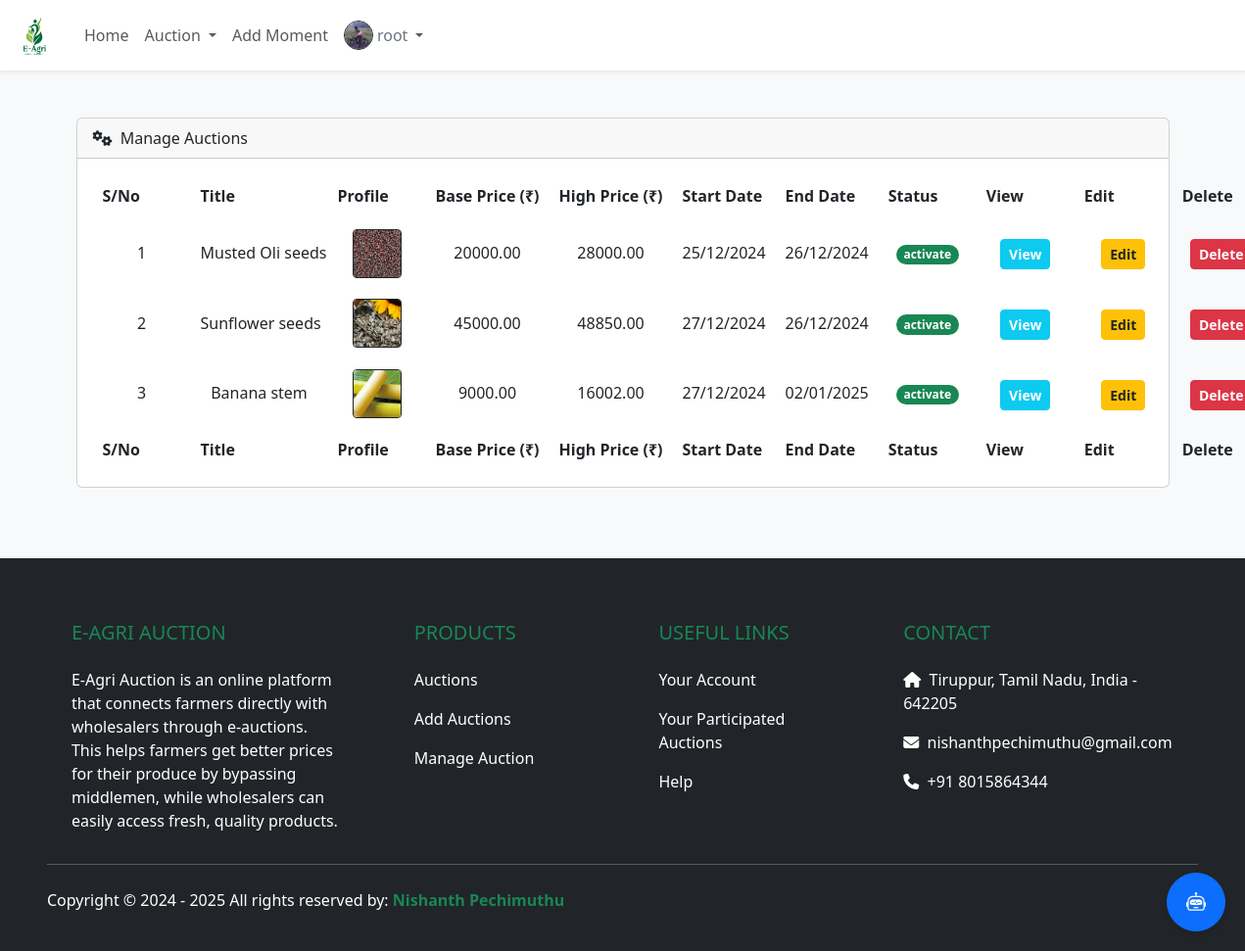
Page /public/manage-auction.php (signed in) on the committed database.
### tables this page shows
CREATE TABLE `users` (
  `userId` int(11) NOT NULL,
  `userName` varchar(100) NOT NULL,
  `userFirstName` varchar(100) DEFAULT NULL,
  `userLastName` varchar(100) DEFAULT NULL,
  `userEmail` varchar(100) NOT NULL,
  `userPassword` varchar(255) NOT NULL,
  `userPhone` varchar(100) DEFAULT NULL,
  `userAddress` varchar(250) DEFAULT NULL,
  `userProfileImg` varchar(300) DEFAULT 'profile.webp',
  `userAccountNo` varchar(30) DEFAULT NULL,
  `userRole` enum('user','admin') NOT NULL DEFAULT 'user',
  `userStatus` enum('activate','deactivate','suspend') DEFAULT 'activate',
  `createdAt` timestamp NOT NULL DEFAULT current_timestamp()
);

CREATE TABLE `auctions` (
  `auctionId` int(11) NOT NULL,
  `auctionTitle` varchar(200) NOT NULL,
  `auctionStartPrice` decimal(10,2) NOT NULL,
  `auctionStartDate` timestamp NOT NULL DEFAULT current_timestamp() ON UPDATE current_timestamp(),
  `auctionEndDate` timestamp NOT NULL DEFAULT '0000-00-00 00:00:00',
  `auctionProductImg` varchar(300) NOT NULL,
  `auctionProductType` enum('organic','hybrid') NOT NULL,
  `auctionProductQuantity` decimal(10,4) NOT NULL,
  `auctionProductUnit` enum('kg','ton','nos') NOT NULL,
  `auctionAddress` varchar(300) NOT NULL,
  `auctionDescription` longtext NOT NULL,
  `auctionCategoryId` int(11) NOT NULL,
  `auctionCreatedBy` int(11) NOT NULL,
  `auctionStatus` enum('activate','deactivate','suspend') DEFAULT 'activate',
  `createdAt` timestamp NOT NULL DEFAULT current_timestamp()
);

### includes/functions.php (called while the page is built, shortened)
<?php
include 'db.php';
function getUserFromSession() {
    if (isset($_SESSION["userId"])) {
        return $_SESSION["userId"];
    } else {
        return null;
    }
}
function getHighestBid($auction_id) {
    global $pdo;
    $stmt = $pdo->prepare("SELECT MAX(bidAmount) AS highest_bid FROM bids WHERE bidAuctionId = :auction_id");
    $stmt->execute(['auction_id' => $auction_id]);
    $result = $stmt->fetch(PDO::FETCH_ASSOC);
    return $result['highest_bid'] ?? 0;
}
function getUsersAuctions() {
    global $pdo;
    $user_id = getUserFromSession();
    try {
        $sql = "SELECT * FROM auctions WHERE auctionCreatedBy = :user_id AND auctionStatus <> 'suspend' ORDER BY createdAt DESC";
        $stmt = $pdo->prepare($sql);
        $stmt->bindParam(':user_id', $user_id, PDO::PARAM_INT);
        $stmt->execute();
        return $stmt->fetchAll(PDO::FETCH_ASSOC) ?: [];
    } catch (PDOException $e) {
        error_log("Database error: " . $e->getMessage());
        return [];
    }
}
function getUserImg($user_id) {
    global $pdo;
    $stmt = $pdo->prepare("SELECT userProfileImg FROM users WHERE userId = :user_id");
    $stmt->execute(['user_id' => $user_id]);
    $result = $stmt->fetch(PDO::FETCH_ASSOC);
    return $result['userProfileImg'] ?? null;
}
?>

### public/manage-auction.php (the view, shortened to what this page needs)
<?php
include("navbar.php");
$auctions = getUsersAuctions();
?>
<!DOCTYPE html>
<html lang="en">
<head>
    <link href="../assets/css/table-styles.css" rel="stylesheet" />
</head>
<body>
    <div class="container py-5">
        <div class="card mb-4">
            <div class="card-header">
                <i class="fas fa-cogs me-1"></i> Manage Auctions
            </div>
            <div class="card-body">
                <table id="auctionsTable">
                    <thead>
                        <tr>
                            <th>S/No</th>
                            <th>Title</th>
                            <th>Profile</th>
                            <th>Base Price (₹)</th>
                            <th>High Price (₹)</th>
                            <th>Start Date</th>
                            <th>End Date</th>
                            <th>Status</th>
                            <th>View</th>
                            <th>Edit</th>
                            <th>Delete</th>
                        </tr>
                    </thead>
                    <tfoot>
                        <tr>
                            <th>S/No</th>
                            <th>Title</th>
                            <th>Profile</th>
                            <th>Base Price (₹)</th>
                            <th>High Price (₹)</th>
                            <th>Start Date</th>
                            <th>End Date</th>
                            <th>Status</th>
                            <th>View</th>
                            <th>Edit</th>
                            <th>Delete</th>
                        </tr>
                    </tfoot>
                    <tbody>
                        <?php $counter = 1; ?>
                        <?php foreach ($auctions as $auction): ?>
                            <tr>
                                <td><?= $counter++ ?></td>
                                <td><?= htmlspecialchars($auction['auctionTitle']) ?></td>
                                <td>
                                    <img src="../images/products/<?= htmlspecialchars($auction['auctionProductImg']) ?>" alt="Product Image" class="rounded-1 border border-dark" width="50" height="50">
                                </td>
                                <td><?= htmlspecialchars($auction['auctionStartPrice']) ?></td>
                                <td><?= htmlspecialchars(getHighestBid($auction['auctionId'])) ?></td>
                                <td><?= (new DateTime($auction['auctionStartDate']))->format('d/m/Y') ?></td>
                                <td><?= (new DateTime($auction['auctionEndDate']))->format('d/m/Y') ?></td>
                                <td>
                                    <p class="badge rounded-pill <?= $auction['auctionStatus'] === 'activate' ? 'bg-success text-white' : ($auction['auctionStatus'] === 'deactivate' ? 'bg-warning text-dark' : 'bg-danger text-white') ?> m-0">
                                        <?= htmlspecialchars($auction['auctionStatus']) ?>
                                    </p>
                                </td>
                                <td>
                                    <a href="bid.php?id=<?= $auction['auctionId'] ?>" class="btn btn-info btn-sm fw-bold text-white align-items-center">View</a>
                                </td>
                                <td>
                                    <a href="edit-auction.php?auctionId=<?= htmlspecialchars($auction['auctionId']) ?>" class="btn btn-warning btn-sm fw-bold text-dark">Edit</a>
                                </td>
                                <td>
                                    <form method="POST" class="d-inline">
                                        <button type="submit" name="delete" class="btn btn-danger btn-sm fw-bold text-white" onclick="return confirm('Are you sure?')">Delete</button>
                                    </form>
                                </td>
                            </tr>
                        <?php endforeach; ?>
                    </tbody>
                </table>
            </div>
        </div>
    </div>
</body>
</html>
<?php
include_once("./auction-chatbot.php");
include_once("./footer.php");
?>

### public/navbar.php (shortened to what this page needs)
<!DOCTYPE html>
<html lang="en">
<head>
</head>
<body class="bg-light">
  <nav class="navbar navbar-expand-lg navbar-light bg-white shadow-sm px-2 py-1">
    <a class="navbar-brand" href="../public/auctions.php">
      <img width="54px" height="54px" src="../images/logo/android-chrome-192x192.png" alt="Logo">
    </a>
    <div class="collapse navbar-collapse" id="navbarNav">
      <ul class="navbar-nav mr-auto">
        <li class="nav-item active">
          <a class="nav-link" href="../public/auctions.php">Home</a>
        </li>
        <li class="nav-item dropdown">
          <a class="nav-link dropdown-toggle" href="#" id="navbarDropdown" role="button" data-toggle="dropdown" aria-haspopup="true" aria-expanded="false">
            Auction
          </a>
        </li>
        <li class="nav-item active">
          <a class="nav-link" href="../public/add-moments.php">Add Moment</a>
        </li>
      </ul>
      <ul class="navbar-nav ml-auto">
        <li class="nav-item dropdown">
          <?php $userImg = getUserImg($_SESSION["userId"] ?? ""); ?>
          <a class="nav-link dropdown-toggle d-flex align-items-center" href="#" id="profileDropdown" role="button" data-toggle="dropdown" aria-haspopup="true" aria-expanded="false">
            <img src="../images/profiles/<?= $userImg ?>" alt="Profile" class="rounded-circle border border-dark" width="30" height="30">
            <span class="text-secondary px-1"><?= $_SESSION["userName"]?></span>
          </a>
        </li>
      </ul>
    </div>
  </nav>
</body>
</html>

### public/manage-auction.php (style rules this page uses)
td { height: 50px; line-height: 50px; }
td, th { min-width: 100px; max-width: 140px; text-align: center; vertical-align: middle; white-space: nowrap; overflow: auto; padding: 10px; }

### public/footer.php (style rules this page uses)
body { display: flex; flex-direction: column; min-height: 100vh; margin: 0; }

### rows in the picture
users: userProfileImg (picture)
auctions: auctionTitle "Musted Oli seeds", auctionProductImg (picture), auctionStartPrice "20000.00", auctionId "28000.00", auctionStartDate "25/12/2024", auctionEndDate "26/12/2024", auctionStatus "activate"
auctions: auctionTitle "Sunflower seeds", auctionProductImg (picture), auctionStartPrice "45000.00", auctionId "48850.00", auctionStartDate "27/12/2024", auctionEndDate "26/12/2024", auctionStatus "activate"
auctions: auctionTitle "Banana stem", auctionProductImg (picture), auctionStartPrice "9000.00", auctionId "16002.00", auctionStartDate "27/12/2024", auctionEndDate "02/01/2025", auctionStatus "activate"

### other values in the picture
$_SESSION["userName"] "root"
